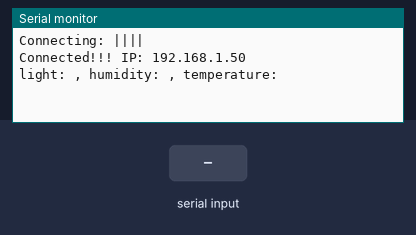
Simulated run of this sketch. Board: ESP8266 (NodeMCU). Shown: the last lines printed to the serial monitor. Inputs (shaded band) come from the test bench. WiFi joins after 1.5 s; servers stay silent unless stated.

Above: at 3.2 s.
3.3 s: "L\n" received over the second serial link
At 4.0 s:
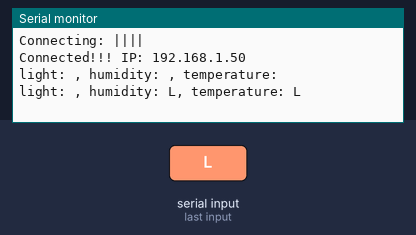
6.4 s: "T\n" received over the second serial link
At 7.1 s:
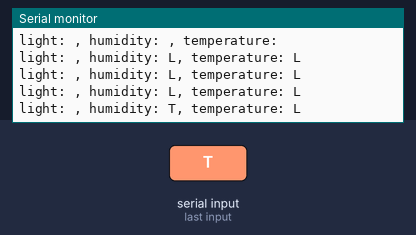
9.7 s: "H\n" received over the second serial link
At 11.3 s:
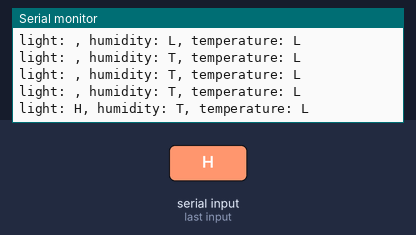
13.1 s: "E\n" received over the second serial link
At 14.7 s:
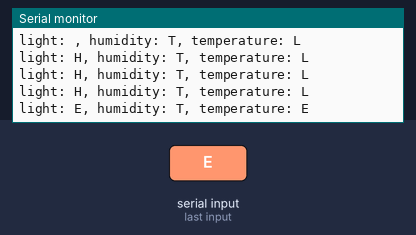
16.4 s: "90,45,200\n" received over the second serial link
At 18.0 s:
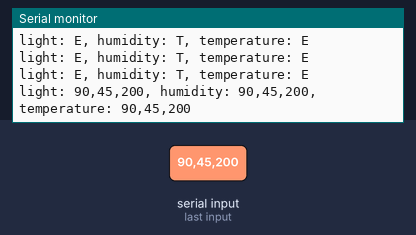
19.8 s: "90,45\n" received over the second serial link
At 21.2 s:
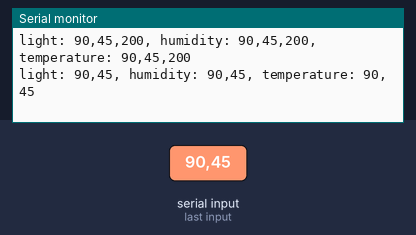

Measured:
- after the input at 3.3 s, the serial monitor: prints a new line after 0.15 s (image 1)
- after the input at 6.4 s, the serial monitor: prints a new line after 0.40 s (image 2)
- after the input at 9.7 s, the serial monitor: prints a new line after 0.46 s (image 3)
- after the input at 13.1 s, the serial monitor: prints a new line after 0.41 s (image 4)
- after the input at 16.4 s, the serial monitor: prints a new line after 0.46 s (image 5)
- after the input at 19.8 s, the serial monitor: prints a new line after 0.41 s (image 6)

The sketch:

firebase.ino
```cpp
#include <ESP8266WiFi.h>
#include <FirebaseArduino.h>
#include <SoftwareSerial.h>

// Config Firebase
#define FIREBASE_HOST "embedded-swa-ver2-default-rtdb.asia-southeast1.firebasedatabase.app"
#define FIREBASE_AUTH "yRDUNxiZdwlmTf98Ct4ReLM5Su2U4WHcEQk66EZJ"

// Config connect WiFi
#define WIFI_SSID "Thammasorn"
#define WIFI_PASSWORD "poom9902"

const byte RX = D7;
const byte TX = D6;
SoftwareSerial mySerial(RX, TX);
String a, l, h, t, light, temp, humid;
char inCh = ' ';
int tL, tT, tH, tE;

void setup() {
  Serial.begin(9600);
  mySerial.begin(9600);

  WiFi.mode(WIFI_STA);
  WiFi.begin(WIFI_SSID, WIFI_PASSWORD);

  Serial.print("Connecting: ");
  while (WiFi.status() != WL_CONNECTED) {
    Serial.print("||");
    delay(1000);
  }
  Serial.print("\nConnected!!! IP: ");
  Serial.println(WiFi.localIP());

  Firebase.begin(FIREBASE_HOST, FIREBASE_AUTH);
  while (Firebase.failed()) {
    Serial.println("Init failed!");
    Firebase.begin(FIREBASE_HOST, FIREBASE_AUTH);
  }
}

void loop() {
  if (Firebase.failed()) {
    Serial.println("Firebase failed...");
    Firebase.begin(FIREBASE_HOST, FIREBASE_AUTH);
  }

  Get_Data();

  Serial.print("light: " + light);
  Serial.print(", humidity: " + humid);
  Serial.println(", temperature: " + temp);

  Firebase.setInt("dataTable/light", light.toInt());
  Firebase.setInt("dataTable/humidity", humid.toInt());
  Firebase.setInt("dataTable/temp", temp.toInt());

  if (Firebase.failed()) {
    Serial.print("Get Data failed...");
    Serial.println(Firebase.error());
    return;
  }

}

void Get_Data() {
  while (mySerial.available()) {
    inCh = (char)mySerial.read();
    if (inCh == '\n') {
      tL = a.indexOf("L");
      tT = a.indexOf("T");
      tH = a.indexOf("H");
      tE = a.indexOf("E");

      l = a.substring(1+tL, tT);
      t = a.substring(1+tT, tH);
      h = a.substring(1+tH, tE);

      a = "";

      if (l != "") {
        light = l;
      }
      if (h != "") {
        humid = h;
      }
      if (t != "") {
        temp = t;
      }

      return;
    }

    if (a.length() > 15) {
      a = "";
    } else {
      a += inCh;
    }
  }

  delay(1000);
}
```
